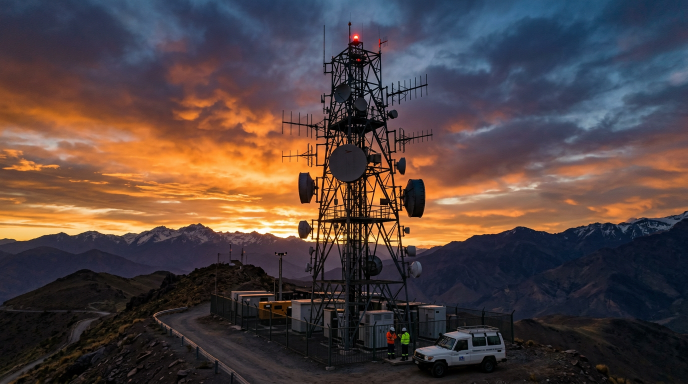
#> input picture assets/sender-hero-frame1.png, 1376 x 768 px, found by its file name (shown at 1/2 size)
$ python optimize-assets.py
#> lines starting #> are read from the running program, lines starting #| are printed output that depends on the picture
#!/usr/bin/env python3
"""
Optimiza los assets fotográficos REALES de Sender para entrega responsive.

No genera ni inventa imágenes: deriva variantes de ancho desde los originales
que ya existen en el repositorio (src/assets/*.jpg y el frame real del hero).

Salida:
  src/assets/gen/<nombre>-<ancho>.webp
  public/assets/hero-poster-<ancho>.webp   (poster del video, derivado del frame 1 real)

Uso:  python3 scripts/optimize-assets.py
"""
from __future__ import annotations

import os
import sys
from PIL import Image

ROOT = os.path.dirname(os.path.dirname(os.path.abspath(__file__)))
SRC = os.path.join(ROOT, "src", "assets")
OUT = os.path.join(SRC, "gen")
PUBLIC = os.path.join(ROOT, "public", "assets")

BREAKPOINTS = (640, 960, 1280, 1920)
WEBP_QUALITY = 74
POSTER_QUALITY = 62

# Imágenes que se usan en la interfaz. `diagrama-*.png` es documentación interna: se excluye.
TARGETS = [
    "about.jpg",
    "cap-antennas.jpg",
    "cap-broadcast.jpg",
    "cap-critical.jpg",
    "cap-rf.jpg",
    "cap-transmission.jpg",
    "hero-wide.jpg",
    "hero.jpg",
    "proj-am.jpg",
    "proj-stl.jpg",
]

HERO_FRAME = os.path.join(PUBLIC, "sender-hero-frame1.png")


def emit(im: Image.Image, dest: str, quality: int) -> int:
    """Guarda una variante WebP. Nunca agranda el original."""
    im = im.convert("RGB")
    im.save(dest, "WEBP", quality=quality, method=6)
    return os.path.getsize(dest)


def main() -> int:
    os.makedirs(OUT, exist_ok=True)
    total_before = 0
    total_after = 0

    for name in TARGETS:
        path = os.path.join(SRC, name)
        if not os.path.exists(path):
            print(f"  ! falta {name}, se omite")
            continue
        total_before += os.path.getsize(path)
        im = Image.open(path)
        stem = os.path.splitext(name)[0]
        w0 = im.width
        for bp in BREAKPOINTS:
            if bp > w0:
                continue  # no upscaling
            w = bp
            h = round(im.height * (w / w0))
            dest = os.path.join(OUT, f"{stem}-{w}.webp")
            total_after += emit(im.resize((w, h), Image.LANCZOS), dest, WEBP_QUALITY)
        print(f"  ok {stem} (origen {w0}x{im.height})")

    # Poster del hero: mismo frame real, en WebP y en tamaños sensatos.
    if os.path.exists(HERO_FRAME):
        total_before += os.path.getsize(HERO_FRAME)
        im = Image.open(HERO_FRAME)
#> im is the input picture: PIL image 1376x768 RGB; mean R, G, B 82.7, 67.1, 64.8
        for bp in (640, 960, 1280):
            if bp > im.width:
                continue
            w = bp
            h = round(im.height * (w / im.width))
            dest = os.path.join(PUBLIC, f"hero-poster-{w}.webp")
            total_after += emit(im.resize((w, h), Image.LANCZOS), dest, POSTER_QUALITY)
#> this loop made 3 passes
#> total_after on passes 1 to 3: 20470, 57964, 113842
#> pass 1, in emit, `im = im.convert("RGB")`:
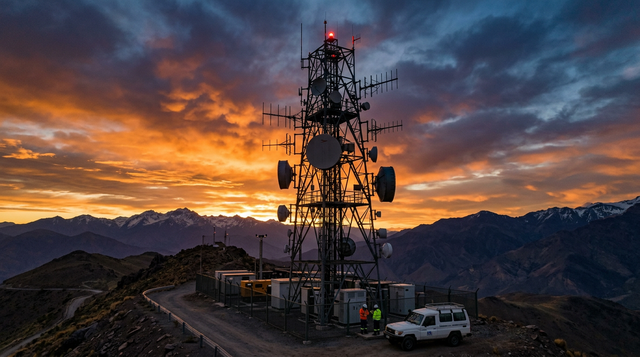
#> im: PIL image 640x357 RGB; mean R, G, B 82.6, 67.1, 64.8
#> after the loop, total_after = 113842
        print(f"  ok hero-poster (origen {im.width}x{im.height})")
#|   ok hero-poster (origen 1376x768)

    print(
        f"\noriginales: {total_before / 1048576:.2f} MB  ->  "
        f"variantes: {total_after / 1048576:.2f} MB "
        f"({len(os.listdir(OUT))} webp en src/assets/gen)"
    )
#| originales: 2.42 MB  ->  variantes: 0.11 MB (3 webp en src/assets/gen)
    return 0


if __name__ == "__main__":
    sys.exit(main())
#> (the program exits here)
